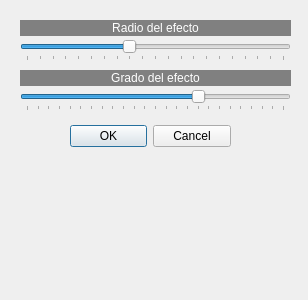
<?xml version="1.0" encoding="UTF-8"?>
<ui version="4.0">
 <class>PincharEstirar</class>
 <widget class="QDialog" name="PincharEstirar">
  <property name="windowModality">
   <enum>Qt::WindowModality::WindowModal</enum>
  </property>
  <property name="geometry">
   <rect>
    <x>0</x>
    <y>0</y>
    <width>308</width>
    <height>300</height>
   </rect>
  </property>
  <property name="windowTitle">
   <string>Efecto de pinchar/estirar</string>
  </property>
  <widget class="QDialogButtonBox" name="buttonBox">
   <property name="geometry">
    <rect>
     <x>70</x>
     <y>120</y>
     <width>161</width>
     <height>32</height>
    </rect>
   </property>
   <property name="orientation">
    <enum>Qt::Orientation::Horizontal</enum>
   </property>
   <property name="standardButtons">
    <set>QDialogButtonBox::StandardButton::Cancel|QDialogButtonBox::StandardButton::Ok</set>
   </property>
  </widget>
  <widget class="QLabel" name="label">
   <property name="geometry">
    <rect>
     <x>20</x>
     <y>20</y>
     <width>271</width>
     <height>16</height>
    </rect>
   </property>
   <property name="styleSheet">
    <string notr="true">background-color: rgb(128, 128, 128);
color: rgb(255, 255, 255);</string>
   </property>
   <property name="text">
    <string>Radio del efecto</string>
   </property>
   <property name="alignment">
    <set>Qt::AlignmentFlag::AlignCenter</set>
   </property>
  </widget>
  <widget class="QLabel" name="label_2">
   <property name="geometry">
    <rect>
     <x>20</x>
     <y>70</y>
     <width>271</width>
     <height>16</height>
    </rect>
   </property>
   <property name="styleSheet">
    <string notr="true">background-color: rgb(128, 128, 128);
color: rgb(255, 255, 255);</string>
   </property>
   <property name="text">
    <string>Grado del efecto</string>
   </property>
   <property name="alignment">
    <set>Qt::AlignmentFlag::AlignCenter</set>
   </property>
  </widget>
  <widget class="QSlider" name="horizontalSlider">
   <property name="geometry">
    <rect>
     <x>20</x>
     <y>40</y>
     <width>271</width>
     <height>21</height>
    </rect>
   </property>
   <property name="minimum">
    <number>0</number>
   </property>
   <property name="maximum">
    <number>500</number>
   </property>
   <property name="pageStep">
    <number>16</number>
   </property>
   <property name="value">
    <number>200</number>
   </property>
   <property name="orientation">
    <enum>Qt::Orientation::Horizontal</enum>
   </property>
   <property name="tickPosition">
    <enum>QSlider::TickPosition::TicksBelow</enum>
   </property>
   <property name="tickInterval">
    <number>25</number>
   </property>
  </widget>
  <widget class="QSlider" name="horizontalSlider_2">
   <property name="geometry">
    <rect>
     <x>20</x>
     <y>90</y>
     <width>271</width>
     <height>21</height>
    </rect>
   </property>
   <property name="minimum">
    <number>-300</number>
   </property>
   <property name="maximum">
    <number>300</number>
   </property>
   <property name="value">
    <number>100</number>
   </property>
   <property name="orientation">
    <enum>Qt::Orientation::Horizontal</enum>
   </property>
   <property name="tickPosition">
    <enum>QSlider::TickPosition::TicksBelow</enum>
   </property>
   <property name="tickInterval">
    <number>25</number>
   </property>
  </widget>
 </widget>
 <resources/>
 <connections>
  <connection>
   <sender>buttonBox</sender>
   <signal>accepted()</signal>
   <receiver>PincharEstirar</receiver>
   <slot>accept()</slot>
   <hints>
    <hint type="sourcelabel">
     <x>248</x>
     <y>254</y>
    </hint>
    <hint type="destinationlabel">
     <x>157</x>
     <y>274</y>
    </hint>
   </hints>
  </connection>
  <connection>
   <sender>buttonBox</sender>
   <signal>rejected()</signal>
   <receiver>PincharEstirar</receiver>
   <slot>reject()</slot>
   <hints>
    <hint type="sourcelabel">
     <x>316</x>
     <y>260</y>
    </hint>
    <hint type="destinationlabel">
     <x>286</x>
     <y>274</y>
    </hint>
   </hints>
  </connection>
 </connections>
</ui>
